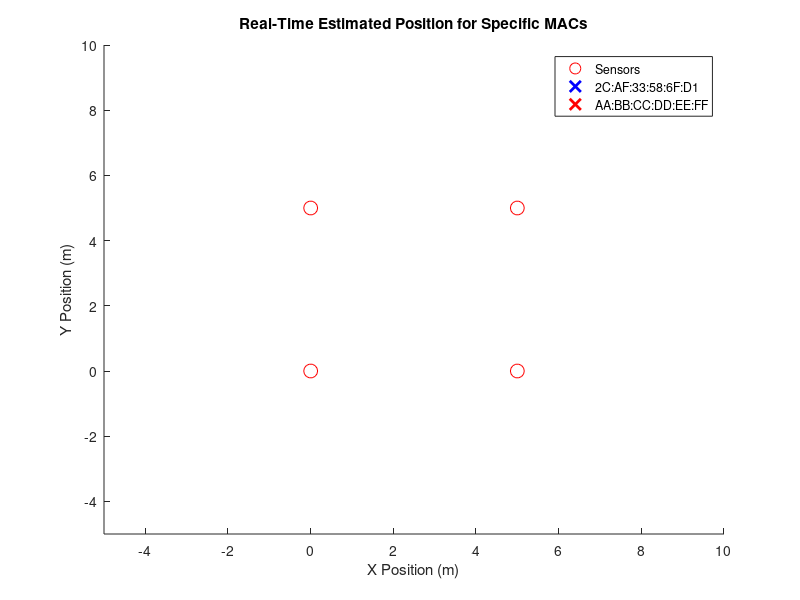

Reproduce this figure in MATLAB. (Note: this script raises an error after producing the figure.)
close all;
clear;

% MAC addresses to track
specificMAC1 = "2C:AF:33:58:6F:D1";  % Blue marker
specificMAC2 = "AA:BB:CC:DD:EE:FF";  % Red marker ← Replace this with your second MAC

% List of sensor files
sensorFiles = {'Btbluetooth1_scan_data.txt', ...
               'Btbluetooth2_scan_data.txt', ...
               'Btbluetooth3_scan_data.txt', ...
               'Btbluetooth4_scan_data.txt'};

% Sensor locations [x, y]
sensorLocations = [0, 0;
                   5, 0;
                   0, 5;
                   5, 5];

% Update interval
updateInterval = 0.25;

% === INITIAL PLOT SETUP ===
figure;
hold on;
axis([-5 10 -5 10]);
xlabel('X Position (m)');
ylabel('Y Position (m)');
title('Real-Time Estimated Position for Specific MACs');

% Plot sensor locations
hSensors = plot(sensorLocations(:, 1), sensorLocations(:, 2), 'ro', ...
                'MarkerSize', 10, 'DisplayName', 'Sensors');

% Dummy points for legend (will not appear on plot)
hTrace1 = plot(NaN, NaN, 'bx', 'MarkerSize', 12, 'LineWidth', 2, ...
               'DisplayName', char(specificMAC1));
hTrace2 = plot(NaN, NaN, 'rx', 'MarkerSize', 12, 'LineWidth', 2, ...
               'DisplayName', char(specificMAC2));

% Lock the legend
legend([hSensors, hTrace1, hTrace2]);

% === MAIN LOOP ===
while true
    tic;

    % Combine all sensor data
    combinedData = table();

    for i = 1:length(sensorFiles)
        try
            opts = detectImportOptions(sensorFiles{i}, 'Delimiter', ',');
            opts.VariableNames = {'Timestamp', 'ID', 'Name', 'Address', 'RSSI', 'Distance'};
            opts = setvartype(opts, {'Timestamp', 'ID', 'Name', 'Address'}, 'string');
            opts = setvartype(opts, {'RSSI', 'Distance'}, 'double');

            data = readtable(sensorFiles{i}, opts);

            if height(data) == 0
                warning(['File ', sensorFiles{i}, ' is empty. Skipping.']);
                continue;
            end

            combinedData = [combinedData; data];

        catch ME
            warning(['Error reading ', sensorFiles{i}, ': ', ME.message]);
            continue;
        end
    end

    % === FIRST MAC ===
    recentData1 = combinedData(combinedData.Address == specificMAC1, :);

    if height(recentData1) >= 3
        recentData1 = sortrows(recentData1, 'ID');
        distances1 = recentData1.Distance;

        try
            estimatedPosition1 = multilateratev3_Final(sensorLocations, distances1);

            h1 = plot(estimatedPosition1(1), estimatedPosition1(2), 'bx', ...
                      'MarkerSize', 12, 'LineWidth', 2);
            h1.Annotation.LegendInformation.IconDisplayStyle = 'off';

        catch ME
            disp(['Multilateration error (MAC 1): ', ME.message]);
        end
    else
        disp("Not enough sensor data for MAC 1: " + specificMAC1);
    end

    % === SECOND MAC ===
    recentData2 = combinedData(combinedData.Address == specificMAC2, :);

    if height(recentData2) >= 3
        recentData2 = sortrows(recentData2, 'ID');
        distances2 = recentData2.Distance;

        try
            estimatedPosition2 = multilateratev3_Final(sensorLocations, distances2);

            h2 = plot(estimatedPosition2(1), estimatedPosition2(2), 'rx', ...
                      'MarkerSize', 12, 'LineWidth', 2);
            h2.Annotation.LegendInformation.IconDisplayStyle = 'off';

        catch ME
            disp(['Multilateration error (MAC 2): ', ME.message]);
        end
    else
        disp("Not enough sensor data for MAC 2: " + specificMAC2);
    end

    pause(updateInterval);
    toc;
end
